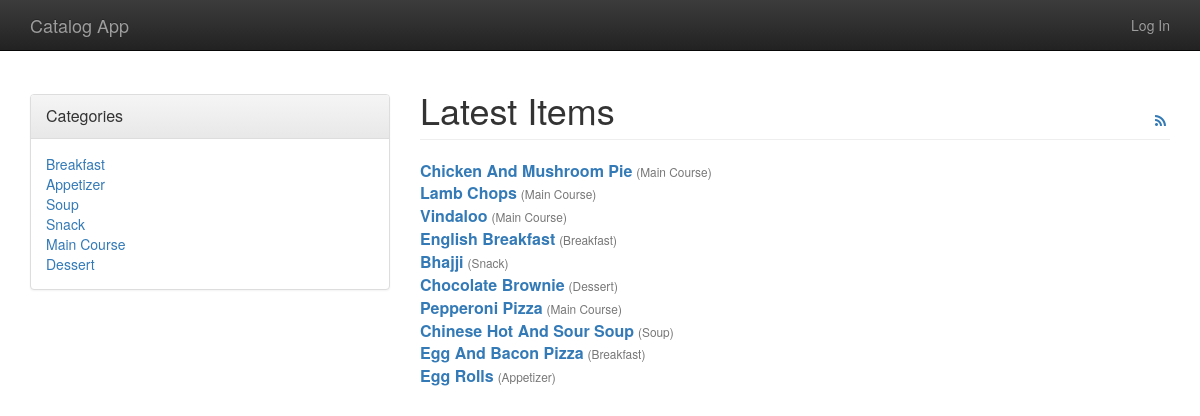
Page /catalog/ on the committed database.
### catalog/models.py (models this page shows, shortened)
class Category(Base):
    __tablename__ = 'category'
    id = Column(Integer, primary_key=True)
    name = Column(String(250), nullable=False, unique=True)
    user_id = Column(Integer, ForeignKey('user.id'))
    user = relationship(User)
    items = relationship("Item", cascade="all,delete", backref="category")

class Item(Base):
    __tablename__ = 'item'
    id = Column(Integer, primary_key=True)
    name = Column(String(250), nullable=False, unique=True)
    description = Column(String(1000))
    pub_date = Column(DateTime)
    image = Column(String(250))
    category_id = Column(Integer, ForeignKey('category.id'))
    user_id = Column(Integer, ForeignKey('user.id'))
    user = relationship(User)

### catalog/views.py (the view)
@app.route('/')
@app.route('/catalog/')
def catalog():
    categories = db_session.query(Category).all()
    items = db_session.query(Item).order_by(Item.pub_date.desc()).limit(10)
    return render_template('catalog.html',
                           categories=categories, latest_items=items)

### catalog/templates/catalog.html (shortened to what this page needs)
{% extends "base.html" %}
{% block content %}
<div class="row">
    <div class="col-sm-4">
        {% include "categories.html" %}
    </div>
    <div class="col-sm-8">
        <div class="page-header">
            <span class="h1">Latest Items</span>
            <a href="{{url_for('catalogRecentAtom')}}" class="pull-right padding-top" title="Atom feed">
                <span class="fa fa-rss"></span>
            </a>
        </div>
        {% if latest_items %}
        {% for item in latest_items %}
        <div>
            <strong><a href="{{url_for('item', name = item.name)}}" class="font-larger">{{item.name}}</a></strong>
            <span class="small text-muted">({{item.category.name}})</span>
        </div>
        {% endfor %}
        {% endif %}
    </div>
</div>
{% endblock %}

### catalog/templates/base.html (shortened to what this page needs)
<!DOCTYPE html>
<html lang="en">
	<head>
		<link rel="stylesheet" href="https://maxcdn.bootstrapcdn.com/bootstrap/3.3.6/css/bootstrap.min.css">
		<link rel="stylesheet" href="https://maxcdn.bootstrapcdn.com/bootstrap/3.3.6/css/bootstrap-theme.min.css">
        <link rel="stylesheet" href="https://maxcdn.bootstrapcdn.com/font-awesome/4.5.0/css/font-awesome.min.css">
		<link rel=stylesheet type=text/css href="{{ url_for('static', filename='styles.css') }}">
	</head>
	<body>
        <nav class="navbar navbar-inverse navbar-fixed-top">
            <div class="container">
                <div class="navbar-header">
                    <a href="{{url_for('catalog')}}" class="navbar-brand">Catalog App</a>
                </div>
                <div class="navbar-collapse collapse" id="navbar-main">
                    <ul class="nav navbar-nav navbar-right">
                        {%if 'user_id' not in session %}
                        <li><a href="{{url_for('login')}}">Log In</a></li>
                        {%endif%}
                    </ul>
                </div>
            </div>
        </nav>
		<div class="container">
			{% block content %}
			{% endblock %}
		</div>
	</body>
</html>

### catalog/templates/categories.html (shortened to what this page needs)
<div class="panel panel-default margin-top">
    <div class="panel-heading">
        <span class="panel-title">Categories</span>
    </div>
    <div class="panel-body">
        {% if categories %}
        {% for category in categories %}
        <div><a href="{{url_for('category', name = category.name)}}">{{category.name}}</a></div>
        {% endfor %}
        {% else %}
        <div>Sign in and add some categories.</div>
        {% endif %}
    </div>
</div>

### catalog/static/styles.css (style rules this page uses)
body { padding-top: 50px; }
.padding-top { padding-top: 20px; }
.margin-top { margin-top: 44px; }
.font-larger { font-size:16px; }
.fa { margin-left:6px; margin-right:4px; }

### rows in the picture
Category: name "Breakfast"
Category: name "Appetizer"
Category: name "Soup"
Category: name "Snack"
Category: name "Main Course"
Category: name "Dessert"
Item: name "Chicken And Mushroom Pie", category.name "Main Course"
Item: name "Lamb Chops", category.name "Main Course"
Item: name "Vindaloo", category.name "Main Course"
Item: name "English Breakfast", category.name "Breakfast"
Item: name "Bhajji", category.name "Snack"
Item: name "Chocolate Brownie", category.name "Dessert"
Item: name "Pepperoni Pizza", category.name "Main Course"
Item: name "Chinese Hot And Sour Soup", category.name "Soup"
Item: name "Egg And Bacon Pizza", category.name "Breakfast"
Item: name "Egg Rolls", category.name "Appetizer"
